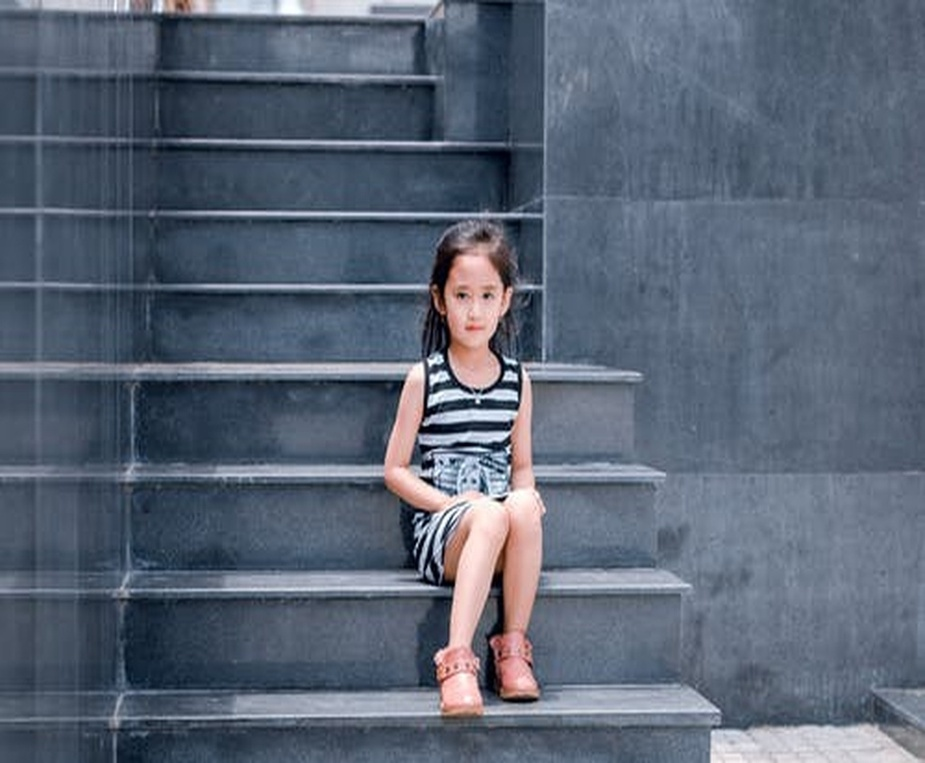
#> input picture OpenCV2/images/2.jpeg, 925 x 763 px, shrunk from 1152 x 951 before the run
$ python Create_Border_Around_Images.py
#> lines starting #> are read from the running program, lines starting #| are printed output that depends on the picture
"""
    cv2.copyMakeBorder() method :
        is used to create a border around the image like a photo frame.
"""

# Python program to explain cv2.copyMakeBorder() method

# importing cv2
import cv2

# path
path = r"../images/2.jpeg"

# reading an image in default mode
img = cv2.imread(path)
#> img is the input picture: shape (763, 925, 3); mean B, G, R 116.7, 100.4, 89.8

# window name in which image is diaplayed
win_name = "Border Image"

# using cv2.copyMakeBorder() method
img1 = cv2.copyMakeBorder(img, 10, 10, 10, 10, cv2.BORDER_CONSTANT, value=(24, 41, 90))
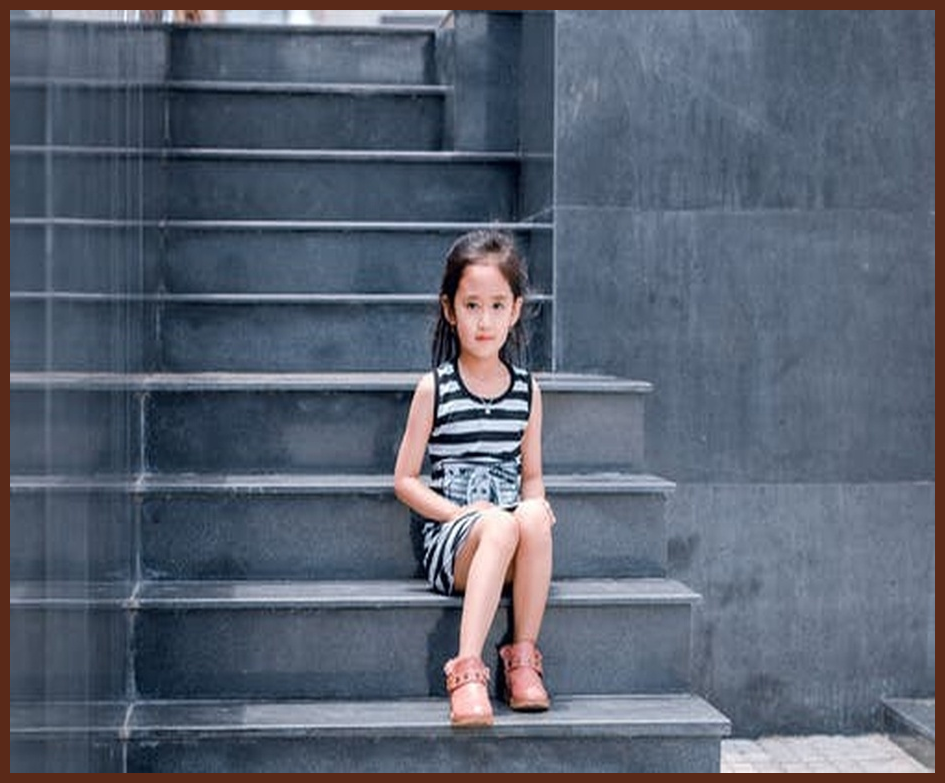
#> img1: shape (783, 945, 3); mean B, G, R 112.4, 97.6, 89.8

img2 = cv2.copyMakeBorder(img, 100, 100, 50, 50, cv2.BORDER_REFLECT)
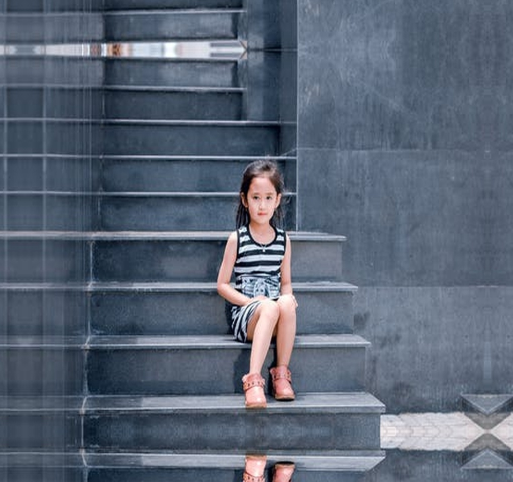
#> img2: shape (963, 1025, 3) (shown at 1/2 size); mean B, G, R 117, 100.8, 90.1

# display the image
cv2.imshow(win_name, img1)

cv2.imshow("BORDER_REFLECT", img2)

cv2.waitKey(0)

cv2.destroyAllWindows()

$ run again, with OpenCV2/images/1.jpeg copied over OpenCV2/images/2.jpeg
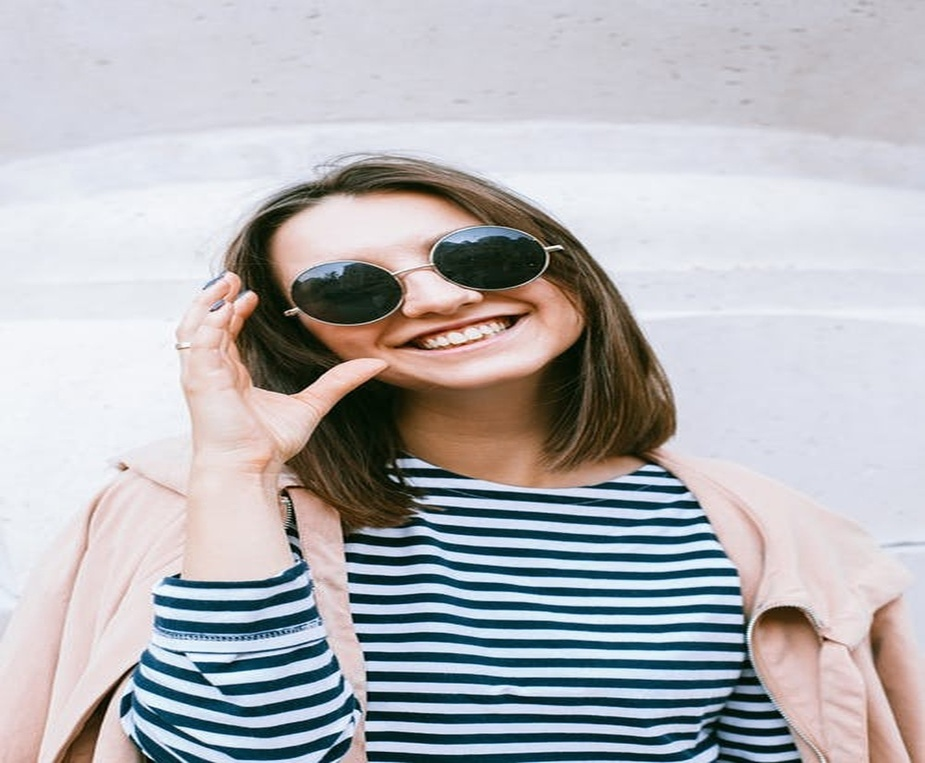
#> input picture OpenCV2/images/1.jpeg, 925 x 763 px, shrunk from 1152 x 951 before the run
#> img is the input picture: shape (763, 925, 3); mean B, G, R 183.8, 180, 180.6
#> `img1 = cv2.copyMakeBorder(img, 10, 10, 10, 10, cv2.BORDER_CONSTANT, va..`:
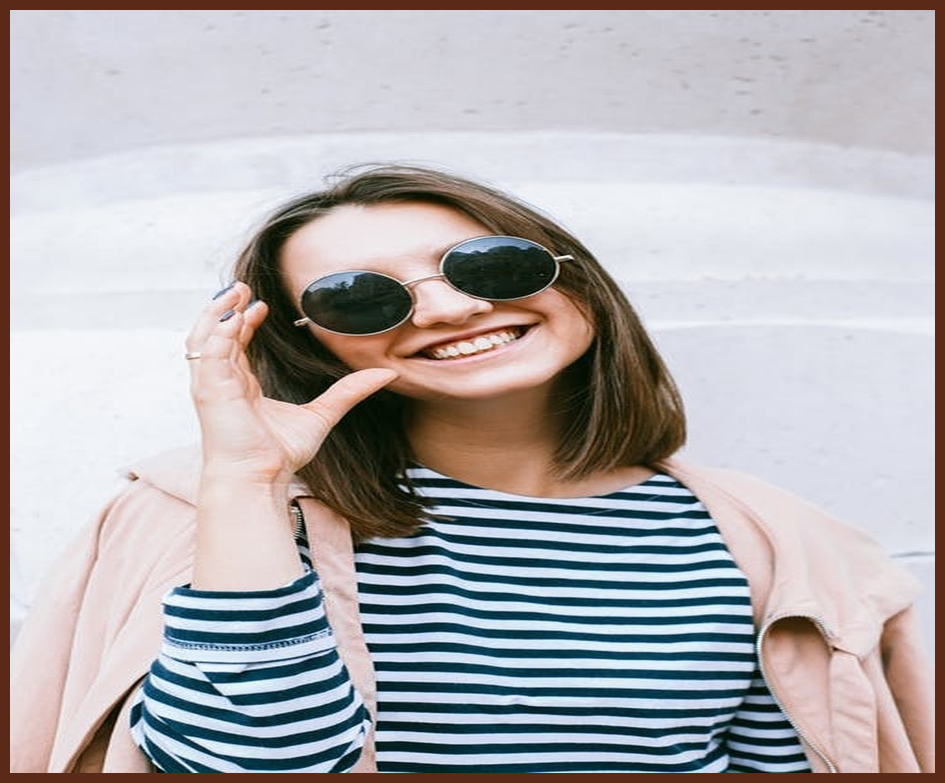
#> img1: shape (783, 945, 3); mean B, G, R 176.4, 173.6, 176.4
#> `img2 = cv2.copyMakeBorder(img, 100, 100, 50, 50, cv2.BORDER_REFLECT)`:
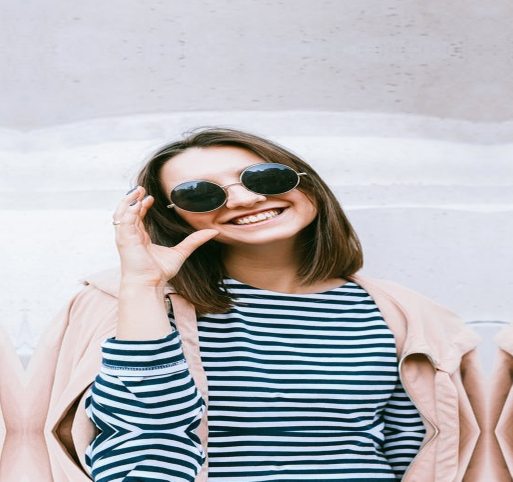
#> img2: shape (963, 1025, 3) (shown at 1/2 size); mean B, G, R 187.2, 182.3, 182.6

$ run again, with OpenCV2/images/3.jpeg copied over OpenCV2/images/2.jpeg
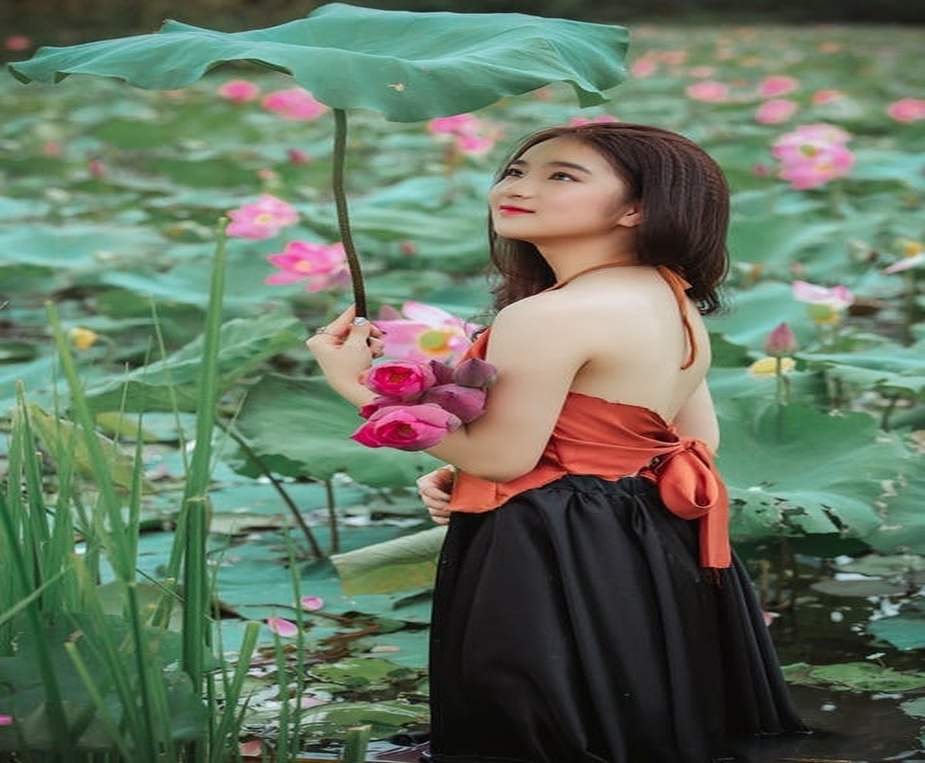
#> input picture OpenCV2/images/3.jpeg, 925 x 763 px, shrunk from 1152 x 951 before the run
#> img is the input picture: shape (763, 925, 3); mean B, G, R 96.8, 116, 100.4
#> `img1 = cv2.copyMakeBorder(img, 10, 10, 10, 10, cv2.BORDER_CONSTANT, va..`:
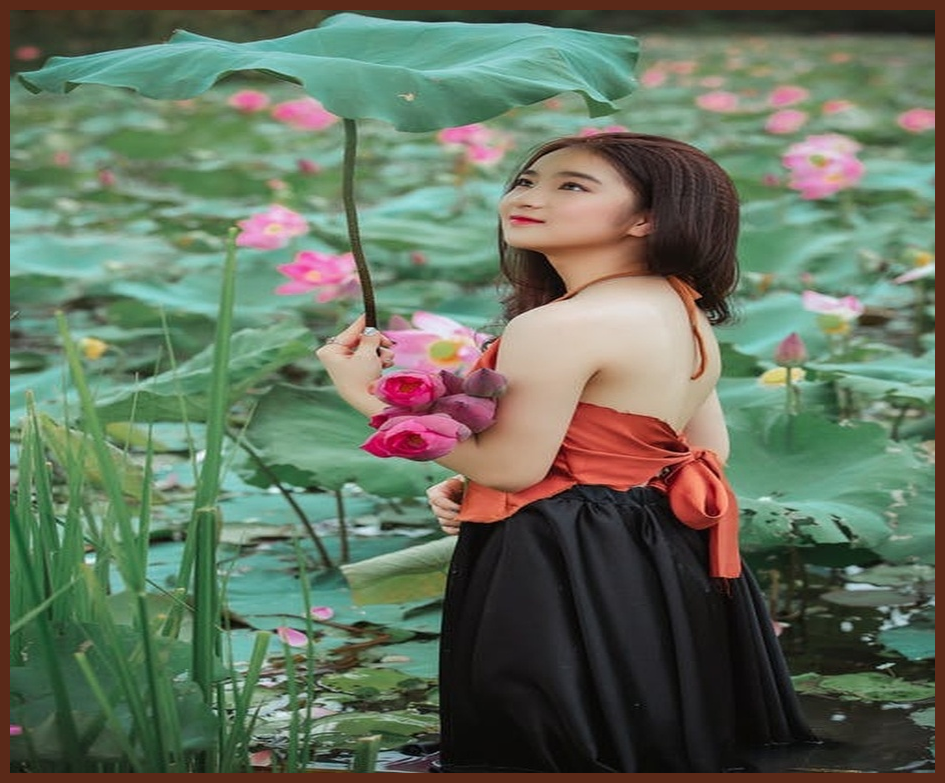
#> img1: shape (783, 945, 3); mean B, G, R 93.4, 112.5, 99.9
#> `img2 = cv2.copyMakeBorder(img, 100, 100, 50, 50, cv2.BORDER_REFLECT)`:
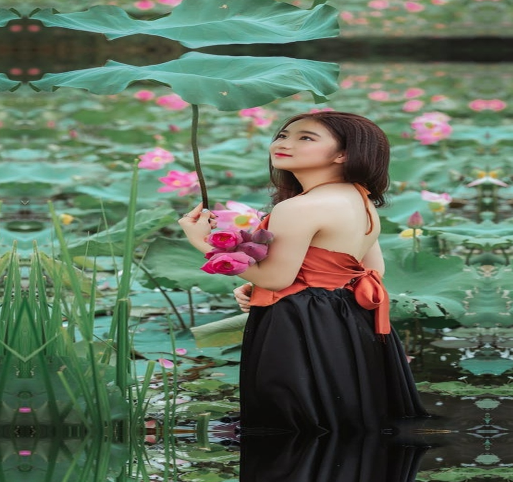
#> img2: shape (963, 1025, 3) (shown at 1/2 size); mean B, G, R 92.6, 111.6, 93.7
